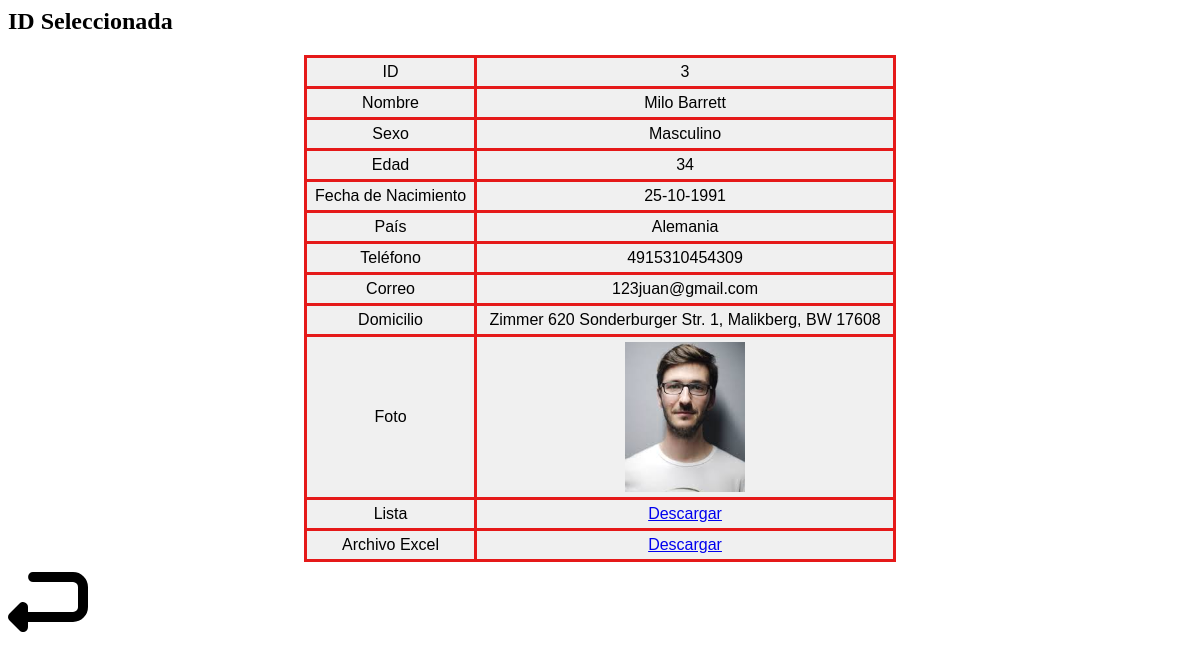
Page /student_information.php?id=3 on the committed database.
### tables this page shows
CREATE TABLE `student` (
  `id_students` int(11) NOT NULL AUTO_INCREMENT,
  `nombre` varchar(50) NOT NULL,
  `id_sexo` int(11) DEFAULT NULL,
  `especifique` varchar(255) DEFAULT '',
  `edad` int(3) NOT NULL,
  `nacimiento` date NOT NULL,
  `id_paises` int(11) DEFAULT NULL,
  `telefono` varchar(13) NOT NULL,
  `correo` varchar(50) NOT NULL,
  `domicilio` varchar(255) NOT NULL,
  `foto` varchar(255) NOT NULL,
  `lista` varchar(255) NOT NULL,
  `excel` varchar(255) NOT NULL,
  PRIMARY KEY (`id_students`),
  KEY `id_paises` (`id_paises`),
  KEY `id_sexo` (`id_sexo`),
  CONSTRAINT `student_ibfk_1` FOREIGN KEY (`id_paises`) REFERENCES `paises` (`id_paises`) ON DELETE CASCADE ON UPDATE CASCADE,
  CONSTRAINT `student_ibfk_2` FOREIGN KEY (`id_sexo`) REFERENCES `sexo` (`id_sexo`) ON DELETE CASCADE ON UPDATE CASCADE
);

CREATE TABLE `sexo` (
  `id_sexo` int(11) NOT NULL,
  `descripcion` varchar(20) DEFAULT NULL,
  PRIMARY KEY (`id_sexo`)
);

CREATE TABLE `paises` (
  `id_paises` int(11) NOT NULL AUTO_INCREMENT,
  `pais` char(50) DEFAULT NULL,
  PRIMARY KEY (`id_paises`),
  KEY `id_paises` (`id_paises`)
);

### student_information.php (the view, shortened to what this page needs)
<?php
require_once 'conn.php';
$conn = new mysqli($servername, $username, $password, $dbname, $port);
$conn->set_charset("utf8mb4");
$student_id = isset($_GET['id']) ? intval($_GET['id']) : 0;
$sql = "
SELECT
  s.id_students   AS ID,
  s.nombre        AS Nombre,
  sex.descripcion AS Sexo,
  s.especifique   AS Especifique,
  s.edad          AS Edad,
  DATE_FORMAT(s.nacimiento, '%d-%m-%Y') AS Fecha_Nacimiento,
  p.pais          AS Pais,
  s.telefono      AS Telefono,
  s.correo        AS Correo,
  s.domicilio     AS Domicilio,
  s.foto          AS Foto,
  s.lista         AS Lista,
  s.excel         AS Excel
FROM student s
JOIN sexo sex ON s.id_sexo = sex.id_sexo
JOIN paises p ON s.id_paises = p.id_paises
WHERE s.id_students = $student_id
";
$result = $conn->query($sql);
if ($result->num_rows > 0) {
    $row = $result->fetch_assoc();
    echo "<h2>ID Seleccionada</h2>";
    echo "<table border='1' cellpadding='10' style='border-collapse: collapse; width: 50%; margin: 0 auto;'>";
    $fields = [
        'ID' => 'ID',
        'Nombre' => 'Nombre',
        'Sexo' => 'Sexo',
        'Edad' => 'Edad',
        'Fecha_Nacimiento' => 'Fecha de Nacimiento',
        'Pais' => 'País',
        'Telefono' => 'Teléfono',
        'Correo' => 'Correo',
        'Domicilio' => 'Domicilio'
    ];
    foreach ($fields as $key => $label) {
        echo "<tr>";
        echo "<td>$label</td>";
        if ($key === 'Sexo') {
            if ($row['Sexo'] == 'Otro' && !empty($row['Especifique'])) {
                echo "<td>" . htmlspecialchars($row['Sexo'] . " - " . $row['Especifique']) . "</td>";
            } else {
                echo "<td>" . htmlspecialchars($row[$key]) . "</td>";
            }
        } else {
            echo "<td>" . htmlspecialchars($row[$key]) . "</td>";
        }
        echo "</tr>";
    }
    echo "<tr>";
    echo "<td>Foto</td>";
    echo "<td><img src='./" . $row['Foto'] . "' width='120' height='150' style='object-fit: cover;'></td>";
    echo "</tr>";
    echo "<tr>";
    echo "<td>Lista</td>";
    echo "<td><a href='./" . $row['Lista'] . "' download class='btn'>Descargar</a></td>";
    echo "</tr>";
    echo "<tr>";
    echo "<td>Archivo Excel</td>";
    echo "<td><a href='./" . $row['Excel'] . "' class='btn'>Descargar</a></td>";
    echo "</tr>";
    echo "</table>";
    echo "<a href='students.php' class='btn'>
        <img src='./uploads/return-svgrepo-com.svg' width='80' alt='Volver a los resultados'>
        </a><br><br>";
} else {
    echo "ID incorrecta: $student_id";
    echo "<br><a href='students.php' class='btn'>Volver a los resultados</a>";
}
?>
<!DOCTYPE html>
<html lang="es">
<head>
    <link rel="stylesheet" href="sstyle.css" media="screen" />
</head>
<body>
</body>
</html>

### sstyle.css (style rules this page uses)
table { padding: 5; font-family: arial, sans-serif; border: 1; width: 100%; }
td { border: 3px solid rgb(229, 25, 25); text-align: center; padding: 5px; }
tr { background-color: rgb(240, 240, 240); }

### rows in the picture
student: id_students "3", nombre "Milo Barrett", id_sexo.descripcion "Masculino", edad "34", id_paises.pais "Alemania", telefono "4915310454309", correo "123juan@gmail.com", domicilio "Zimmer 620 Sonderburger Str. 1, Malikberg, BW 17608", foto (picture)

### other values in the picture
$label "ID"
$label "Nombre"
$label "Sexo"
$label "Edad"
$label "Fecha de Nacimiento"
$row[$key] "25-10-1991"
$label "País"
$label "Teléfono"
$label "Correo"
$label "Domicilio"
